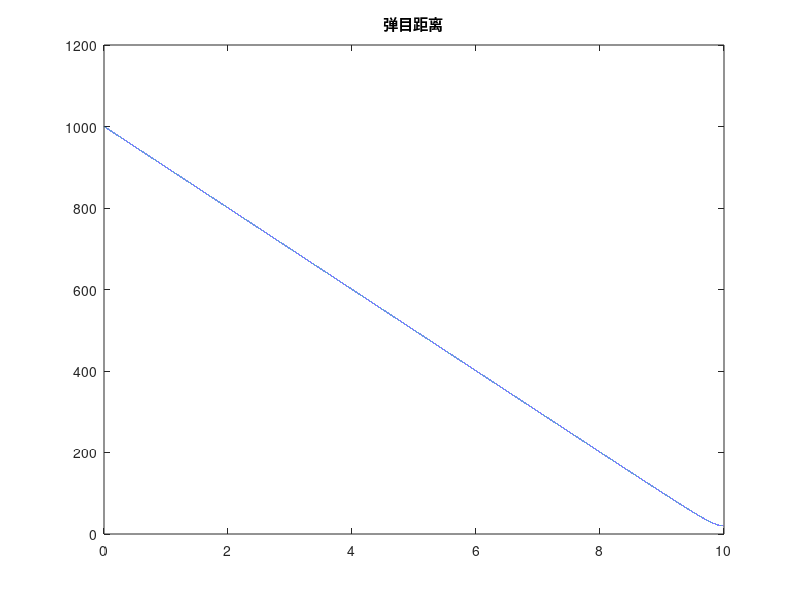
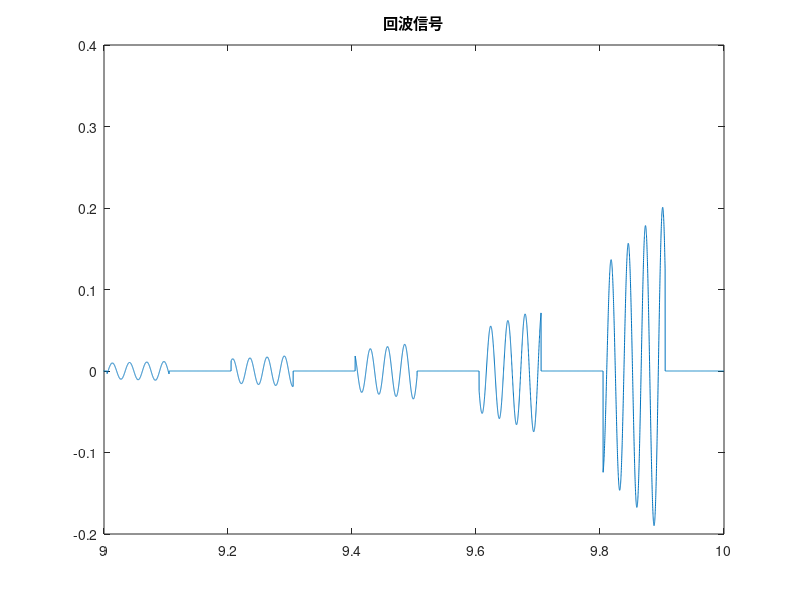
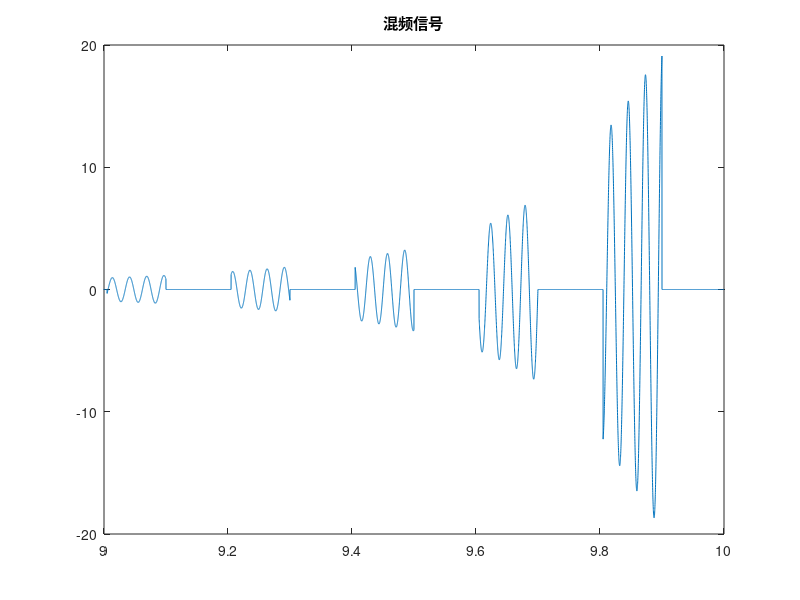
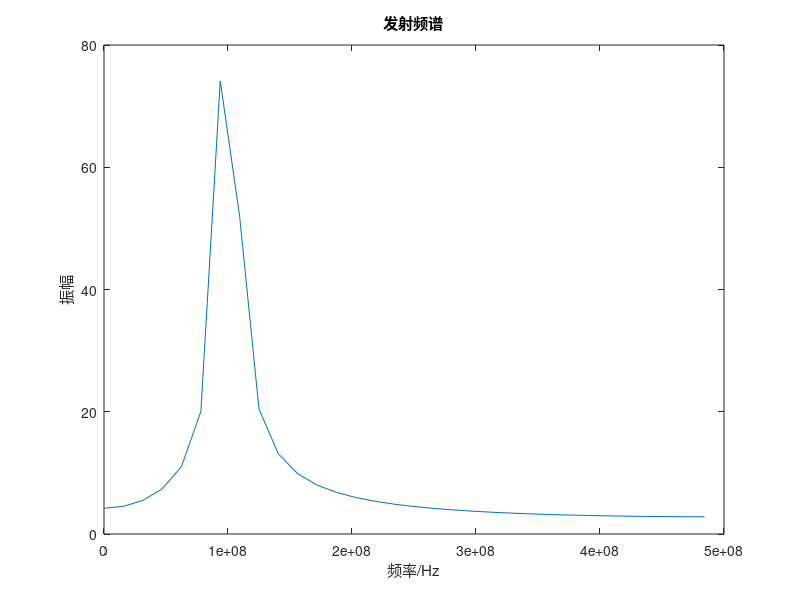

Write the MATLAB code that produced these figures, in order.
clear;clc;clf;close all;
%% 交汇
T=20e-6;
t=10e-5:10e-5:10;
Vm=300;
Vt=200;
l=1000;
h=20;
f0=100e6;
Ut=100;
fai=pi/18;
omig0=2*pi*f0;
c=3e8;
Vr=Vm-Vt;
s=l-Vr*t;
R=sqrt(s.^2+h.^2);
sit=s/R;
VR=Vr*cos(sit);
ut=Ut*cos(omig0.*t+fai);%发射信号
T=20e-2;x=(square(2*(1/T)*pi*t,50)+1)./2;
ut=ut.*x;
lanmt0=c/f0;
Fd=2.*VR/lanmt0;%多普勒频率
omigd=2*pi.*Fd;
ur=Ut./(R.^2).*cos((omig0+omigd).*t+fai);%回波信号
x=(square(2*(1/T)*pi*(t-5e-3),50)+1)./2;
ur=ur.*x;
figure;plot(t,R);title('弹目距离');
figure;plot(t,ur);title('回波信号');
xlim([9 10]);
ux=ur.*ut;
figure;plot(t,ux);title('混频信号');
xlim([9 10]);

%% 频谱
fs=1e9; %采样频率
Ndata=1e5; %数据长度
N=64; %FFT的数据长度
n=0:Ndata-1;t=n/fs; %数据对应的时间序列
x1=Ut*cos(omig0.*t+fai);
x2=Ut./(R.^2).*cos((omig0+omigd).*t+fai);
x3=x1.*x2; %时间域信号

y=fft(x1,N); %信号的Fourier变换
mag=abs(y); %求取振幅
f=(0:N-1)*fs/N; %真实频率
figure;
plot(f(1:N/2),mag(1:N/2)*2/N); %绘出Nyquist频率之前的振幅
xlabel('频率/Hz');ylabel('振幅');title('发射频谱');

y=fft(x2,N); %信号的Fourier变换
mag=abs(y); %求取振幅
f=(0:N-1)*fs/N; %真实频率
figure;
plot(f(1:N/2),mag(1:N/2)*2/N); %绘出Nyquist频率之前的振幅
xlabel('频率/Hz');ylabel('振幅');title('回波频谱');

y=fft(x3,N); %信号的Fourier变换
mag=abs(y); %求取振幅
f=(0:N-1)*fs/N; %真实频率
figure;
plot(f(1:N/2),mag(1:N/2)*2/N); %绘出Nyquist频率之前的振幅
xlabel('频率/Hz');ylabel('振幅');title('混频频谱');

%% 包络检波
t=10e-5:10e-5:10;
env = -abs(hilbert(ux));
env = -abs(hilbert(env));
env = -abs(hilbert(env));
env = -abs(hilbert(env));
env = -abs(hilbert(env));
figure;plot(t,env);title('包络检波')
xlim([9 10]);

%% 执行级启动 
i=1:length(R);
out=double(R(i)<=30);
figure;plot(t,out);title('执行启动门限');
xlim([9 10]);
Uo=min(out.*ux);
disp(['启动幅值',num2str(Uo)]);
